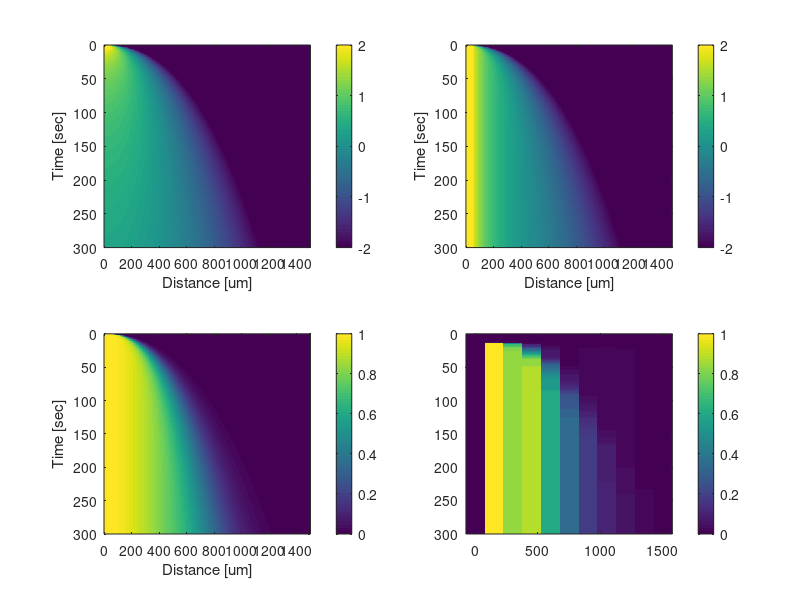
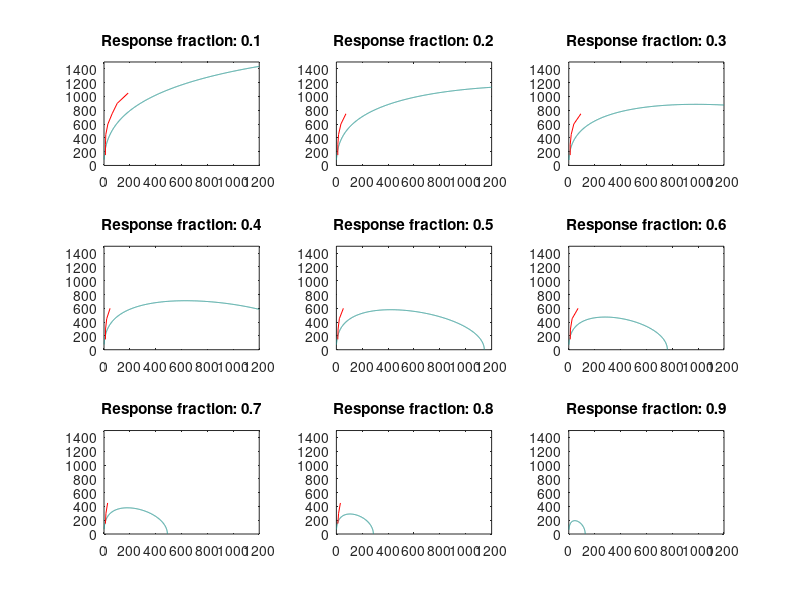
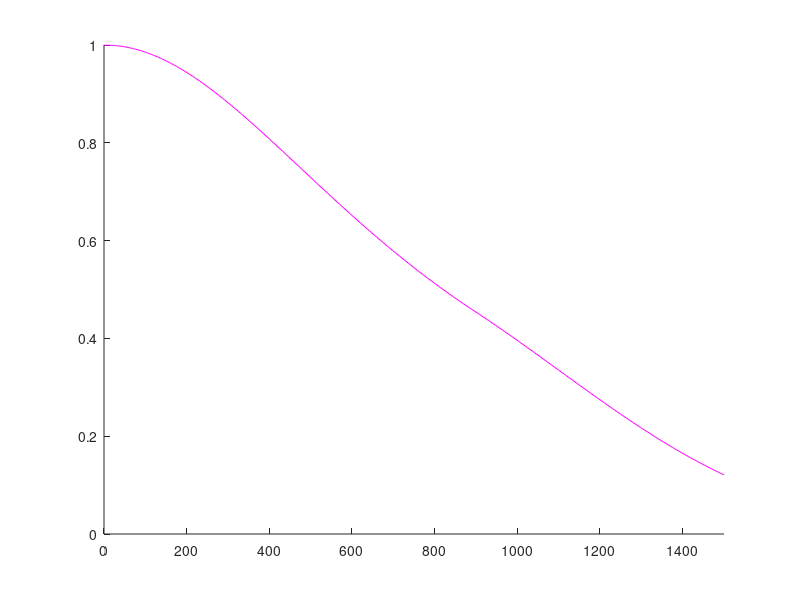
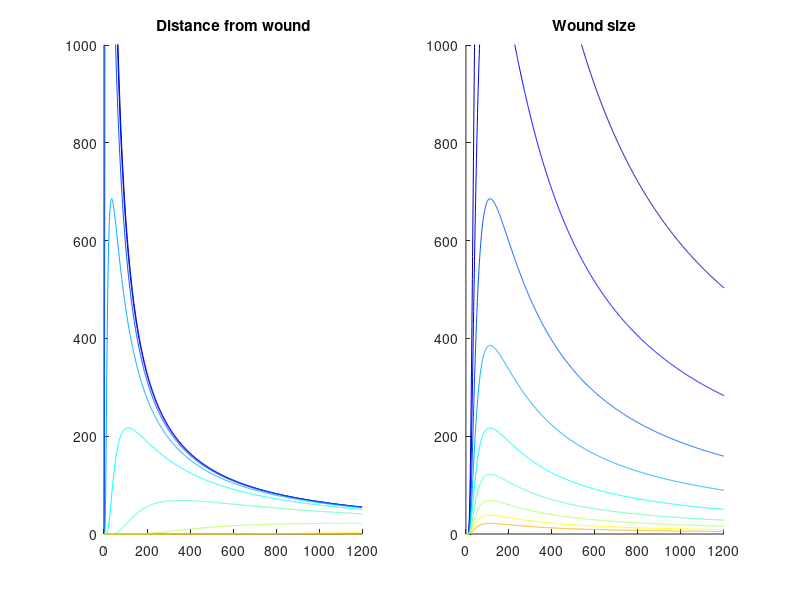

These charts were generated, in order, by the following MATLAB code: (Note: this script raises an error after producing the figures.)
%% Init
clear
close all
clc

load P

%% Here we approximate 3D diffusion in a disc by calculating a 3D case based
% on 3D gaussian and projecting it into a disc with 100 uM height

%% Parameters
D=200; % ATP diffusion
N=1E11; % number of molecules secreted from a ~300 um diameter wound. 
Cmin = 600; % molecules per micron cube that will result in 10% of cell response. 
h = 100; % height of cylinder

% estimates of ~100 uM around the wound, assume volume of 300*300*11 um^3
% this means that we have a volume of ~1E6 um^3. 
% using approximation of ~0.6 molecules / 1um^3 = 1nM we get that number of
% molecules of ATP realease to be ~1E6*1E5 ~1E11. 

% Similar calculation could be done based on internal concentration of ATP
% within a cell 
% based on (bionumbers) ~1 mM concentration (1E6 nM)
%                       ~1000 molecules per cell per 1nM
%                       ~100 cell death
%                       6+3+2 = 11

%% grid
grd = linspace(-4000,4000,101); % in um
dx = mean(diff(grd));  
[x,y,z]=meshgrid(grd,grd,grd); 

[X,Y]=meshgrid(grd,grd); 

r=sqrt(x.^2+y.^2+z.^2);              

%% Diffusion in a cylinder  
funcC = @(r,t) N/(4*pi*D.*t.*h)*exp(-r.^2/4/D./t); 


% equation for distance that a "Front" of Cmin
% concentration diffused in. 
f_r2 = @(t) sqrt(4*D*t.*log(N./4/D./t/pi/Cmin/h)); % 100 um height, as if we divide N to 100 equal 1um height layers and diffuse... 


funcC2d = @(r,t) N/(4*pi*D.*t./h)*exp(-r.^2/4/D./t); 

%% diffusion plot in different distances and wound size
figure(123)
funcC2d = @(r,t,N) N./(4*pi.*D.*t./h).*exp(-r.^2/4/D./t)/0.6/1000;
clf, 
r0=300; 
N0=1E9; 
clr=jet(10); 
subplot(1,2,1), hold on
v = logspace(-1,1,9); 
t=0:1200; 
for i=1:numel(v)
    plot(t,funcC2d(v(i)*r0,t,N0),'color',clr(i,:)),
end
title('Distance from wound')
axis([0 max(t) 0 1000])
subplot(1,2,2), hold on
for i=1:numel(v), 
    plot(t,funcC2d(r0,t,N0./v(i)),'color',clr(i,:)),
end
title('Wound size')
axis([0 max(t) 0 1000])

%% calculate C on the grid r
dst = sqrt(X.^2+Y.^2);
[dst,ix] = unique(dst(:));
dgrid = linspace(0,1500,351); 
Tgrid = linspace(0,1200,1201); 
% Ctime = zeros(numel(Tgrid),numel(dgrid)); 
% for i=1:numel(Tgrid)
%     C = funcC(r,Tgrid(i)); % is in number of molecules 
%     Cdisc = sum(C*dx^3,3)./dx^2/100; % in number of molecules per voxel of 1um^2 and 100um height
%     Ctime(i,:) = interp1(dst,Cdisc(ix)',dgrid); 
% end
% Cmean = nanmean(Ctime); 
% Cmx = cummax(Ctime); 

f_Ccylinder = @(r,t) N/h/4/pi/D./t.*exp(-r.^2/4/D./t); 
[Tmesh,Dmesh] = meshgrid(Tgrid,dgrid); 
Ccylinder = f_Ccylinder(Dmesh,Tmesh); 
Ccylinder=Ccylinder'; 
Ctime = Ccylinder;
Cmx=cummax(Ctime); 

%%
figure(4)
clf

C50 = 2.9/5; % in NPE-ATP units, need to convert later... 
p=0.1:0.1:0.9; 
for i=1:9
    subplot(3,3,i)
    cm = C50*p(i)./(1-p(i)); 
    cm=cm*600; 
    contour(Tmesh,Dmesh,Ctime',[cm cm]);
    hold on
    %%
    g=0:150:1500;
    Tfirst = nan(size(g));
    for j=1:size(P,2),
        tmp = find(P(:,j)>p(i),1);
        if ~isempty(tmp),
            Tfirst(j)=Tgrid(tmp);
        end,
    end
    plot(Tfirst,g,'r')
    title(sprintf('Response fraction: %g',p(i)))
end


%%
figure(5)
clf
C50=0.29; 
A=Cmx./(Cmx+C50*600);
rmx = @(p) 2*((N*exp(-1))./(4*(C50*p./(1-p)*600)*pi*h)).^(1/2);
tmx = @(p) (N*exp(-1))./(4*(C50*p./(1-p)*600)*D*pi*h); 


% subplot(1,2,1)
plot(rmx(0:0.1:1),0:0.1:1)
ylabel('% cell responding')
xlabel('distance')

Pcmmx = cummax(P); 
Tgrid2 = linspace(0,300,251); 

for Tcomp=1000
    % Tcomp=50;
    Pexp = Pcmmx(find(Tgrid2>=Tcomp,1),:);
    Pexp(1)=NaN; % remove wound point
    clf
    hold on
    plot(0:150:1500,Pexp,'r')
    xlim([0 1500])
    plot(dgrid,A(find(Tgrid>Tcomp,1),:),'m')
    pause(0.5)
end
%
% Tmxexp=nan(11,1); 
% Tmxtheory=nan(numel(dgrid)); 
% for i=1:11,
%     [~,mi]=max(P(:,i)); 
%     Tmxexp(i)=Tgrid2(mi); 
% end
% for i=1:numel(dgrid)
%     [~,mi]=max(A(:,i));
%     Tmxtheory(i)=Tgrid(mi);
% end
% Tmxexp(end)=NaN;
% subplot(1,2,2)
% hold on
% plot(Tmxexp,0:150:1500,'r')
% plot(Tmxtheory,dgrid,'b')
% ropt = @(C50,p) 2*((N*exp(-1))./(4*(C50*p./(1-p)*600)*pi*h)).^(1/2); 
% x = lsqcurvefit(ropt,0.5,Pexp(2:end),(150:150:1500)'); 


%%
figure(1)
clf
subplot(2,2,1)
imagesc(dgrid,Tgrid,log10(Ctime/600),[-2 2])
xlabel('Distance [um]')
ylabel('Time [sec]')
ylim([0 300])
colorbar

subplot(2,2,2)
imagesc(dgrid,Tgrid,log10(Cmx/600),[-2 2])
xlabel('Distance [um]')
ylabel('Time [sec]')
ylim([0 300])
colorbar

subplot(2,2,3)
imagesc(dgrid,Tgrid,A,[0 1])
xlabel('Distance [um]')
ylabel('Time [sec]')
ylim([0 300])
colorbar

subplot(2,2,4)
imagesc(0:150:1500,Tgrid2,Pcmmx,[0 1])
colorbar



% %% 
% Cmin=10; 
% r = @(t) 4*D*t .* log(N./((4*pi*t).^(3/2))/Cmin); 
% r2 = @(t) 4*D*t; 
% Tgrid = (0:900)'; 
% plot(Tgrid,r(Tgrid),'b',Tgrid,r2(Tgrid),'r')
% figure, plot(Tgrid,r(Tgrid)./r2(Tgrid),'g')

% %% for 3D case
% syms Cmin N t r D
% r = sqrt(4*D*t*log(N/(4*pi*D*t)^(3/2)/Cmin)); 
% drdt = diff(r,t); 
% tmx = solve(drdt,t); 
% rmx = subs(r,tmx); 
% 
%% for 2D (thin cylinder) case
syms Cmin N t r D h
r=sqrt(4*D*t*log(N/h/4/D/t/pi/Cmin));
drdt = diff(r,t);
tmx = solve(drdt,t);
pretty(simplify(tmx));
rmx = subs(r,t,tmx);
pretty(simplify(rmx))

%%
